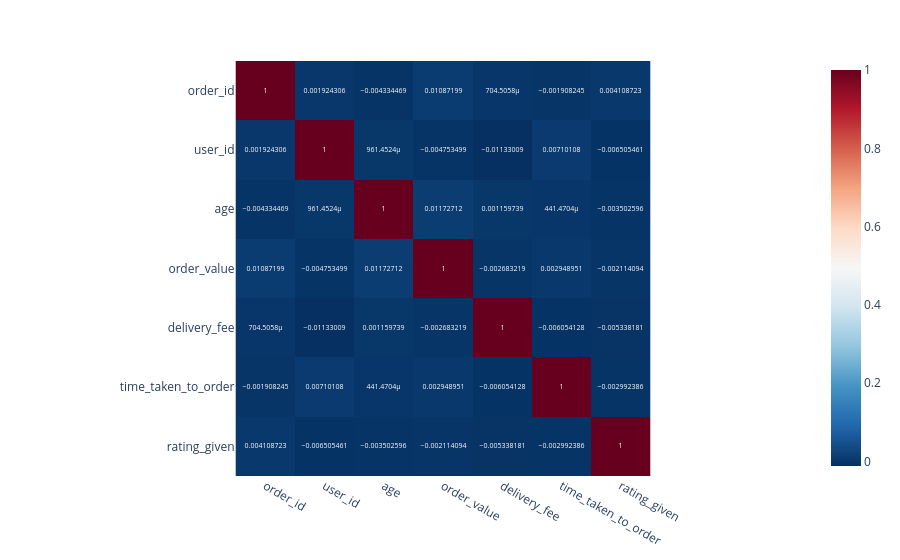

Here is the notebook cell this chart was saved with:
### Code cell
import plotly.express as px
# 1. Calculamos la correlación
corr = df.select_dtypes(include=['number']).corr()

# 2. Creamos el gráfico interactivo
fig = px.imshow(corr, text_auto=True, color_continuous_scale='RdBu_r')

# 3. Lo mostramos
fig.show()

### Figure 1 — Plotly figure (JSON) as saved in the notebook; plotly's stock layout.template omitted (floating-point values rounded to 4 significant figures)
{"data": [{"coloraxis": "coloraxis", "hovertemplate": "x: %{x}<br>y: %{y}<br>color: %{z}<extra></extra>", "name": "0", "texttemplate": "%{z}", "type": "heatmap", "x": ["order_id", "user_id", "age", "order_value", "delivery_fee", "time_taken_to_order", "rating_given"], "xaxis": "x", "y": ["order_id", "user_id", "age", "order_value", "delivery_fee", "time_taken_to_order", "rating_given"], "yaxis": "y", "z": [[1.0, 0.001924, -0.004334, 0.01087, 0.0007045, -0.001908, 0.004109], [0.001924, 1.0, 0.0009615, -0.004753, -0.01133, 0.007101, -0.006505], [-0.004334, 0.0009615, 1.0, 0.01173, 0.00116, 0.0004415, -0.003503], [0.01087, -0.004753, 0.01173, 1.0, -0.002683, 0.002949, -0.002114], [0.0007045, -0.01133, 0.00116, -0.002683, 1.0, -0.006054, -0.005338], [-0.001908, 0.007101, 0.0004415, 0.002949, -0.006054, 1.0, -0.002992], [0.004109, -0.006505, -0.003503, -0.002114, -0.005338, -0.002992, 1.0]]}], "layout": {"coloraxis": {"colorscale": [[0, "rgb(5,48,97)"], [0.1, "rgb(33,102,172)"], [0.2, "rgb(67,147,195)"], [0.3, "rgb(146,197,222)"], [0.4, "rgb(209,229,240)"], [0.5, "rgb(247,247,247)"], [0.6, "rgb(253,219,199)"], [0.7, "rgb(244,165,130)"], [0.8, "rgb(214,96,77)"], [0.9, "rgb(178,24,43)"], [1, "rgb(103,0,31)"]]}, "margin": {"t": 60}, "xaxis": {"anchor": "y", "constrain": "domain", "domain": [0, 1], "scaleanchor": "y"}, "yaxis": {"anchor": "x", "autorange": "reversed", "constrain": "domain", "domain": [0, 1]}}}
